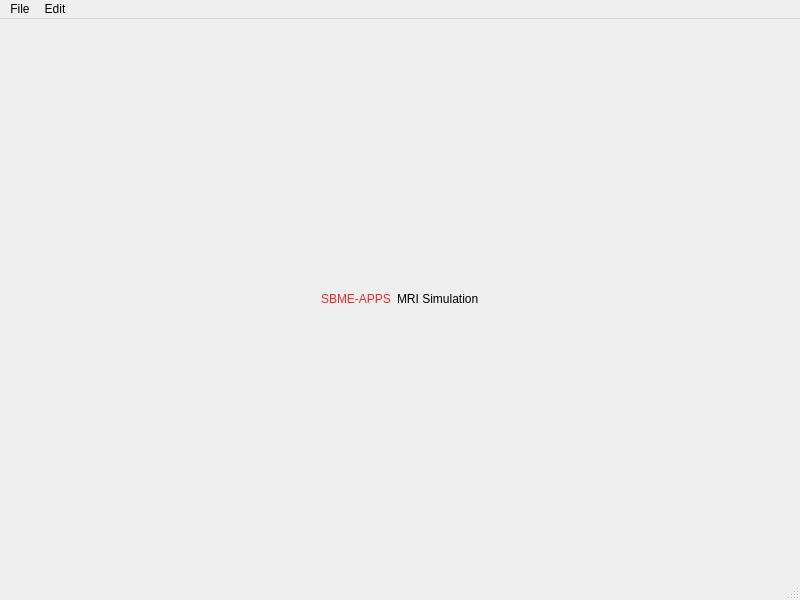
<?xml version="1.0" encoding="UTF-8"?>
<ui version="4.0">
 <class>MainWindow</class>
 <widget class="QMainWindow" name="MainWindow">
  <property name="geometry">
   <rect>
    <x>0</x>
    <y>0</y>
    <width>800</width>
    <height>600</height>
   </rect>
  </property>
  <property name="windowTitle">
   <string>MainWindow</string>
  </property>
  <widget class="QWidget" name="centralwidget">
   <layout class="QVBoxLayout" name="verticalLayout_2">
    <item>
     <layout class="QHBoxLayout" name="horizontalLayout">
      <item>
       <spacer name="horizontalSpacer">
        <property name="orientation">
         <enum>Qt::Horizontal</enum>
        </property>
        <property name="sizeHint" stdset="0">
         <size>
          <width>40</width>
          <height>20</height>
         </size>
        </property>
       </spacer>
      </item>
      <item>
       <widget class="QLabel" name="label_2">
        <property name="styleSheet">
         <string notr="true">font: 75 italic 16pt &quot;Ubuntu Condensed&quot;;
color: rgb(239, 41, 41);
</string>
        </property>
        <property name="text">
         <string>SBME-APPS</string>
        </property>
       </widget>
      </item>
      <item>
       <widget class="QLabel" name="label">
        <property name="styleSheet">
         <string notr="true">font: 75 italic 14pt &quot;Ubuntu Condensed&quot;;
</string>
        </property>
        <property name="text">
         <string>MRI Simulation</string>
        </property>
       </widget>
      </item>
      <item>
       <spacer name="horizontalSpacer_2">
        <property name="orientation">
         <enum>Qt::Horizontal</enum>
        </property>
        <property name="sizeHint" stdset="0">
         <size>
          <width>40</width>
          <height>20</height>
         </size>
        </property>
       </spacer>
      </item>
     </layout>
    </item>
   </layout>
  </widget>
  <widget class="QMenuBar" name="menubar">
   <property name="geometry">
    <rect>
     <x>0</x>
     <y>0</y>
     <width>800</width>
     <height>26</height>
    </rect>
   </property>
   <widget class="QMenu" name="menuFile">
    <property name="title">
     <string>File</string>
    </property>
    <addaction name="browse_action"/>
   </widget>
   <widget class="QMenu" name="menuEdit">
    <property name="title">
     <string>Edit</string>
    </property>
   </widget>
   <addaction name="menuFile"/>
   <addaction name="menuEdit"/>
  </widget>
  <widget class="QStatusBar" name="statusbar"/>
  <action name="browse_action">
   <property name="text">
    <string>open</string>
   </property>
  </action>
  <action name="actionsave">
   <property name="text">
    <string>save</string>
   </property>
  </action>
  <action name="actionsave_as">
   <property name="text">
    <string>save as</string>
   </property>
  </action>
  <action name="actioncopy">
   <property name="text">
    <string>copy</string>
   </property>
  </action>
  <action name="actionpaste">
   <property name="text">
    <string>paste</string>
   </property>
  </action>
 </widget>
 <resources/>
 <connections/>
</ui>
